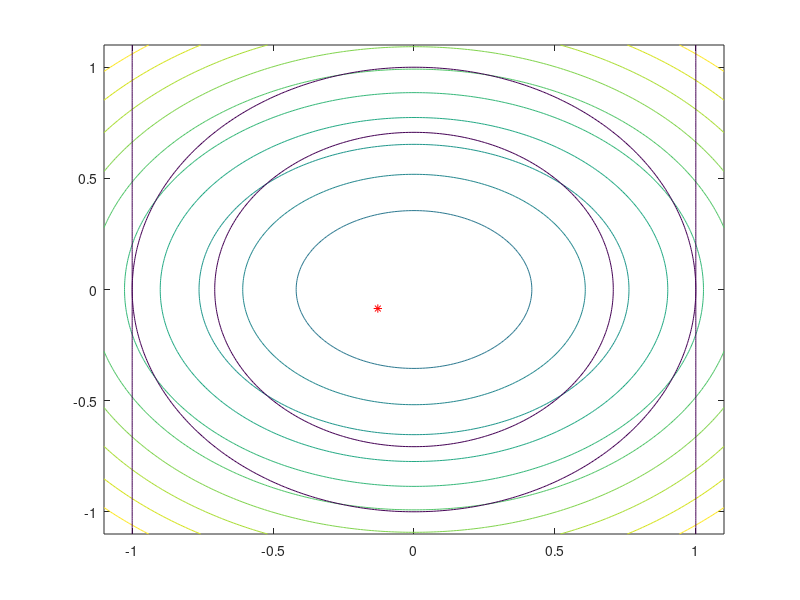

MATLAB code for this plot:
 [x1 ,x2] = meshgrid(-1.1:0.01:1.1);
z = x1.^2+x2.^2+4*sqrt(1+2*x1.^2+3*x2.^2);
contour(x1, x2, z)
hold on
%1
z = x1.^2 + x2.^2 - 1;
contour(x1,x2,z,[0,0])
hold on
%2
z = x1.^2 + x2.^2 - 0.5;
contour(x1,x2,z,[0,0])
hold on
%3
z = x1.^2 - 1;
contour(x1,x2,z,[0,0])
hold on
%answer
plot(-0.12834186, -0.08560516,'r*')
%colorbar
shading interp